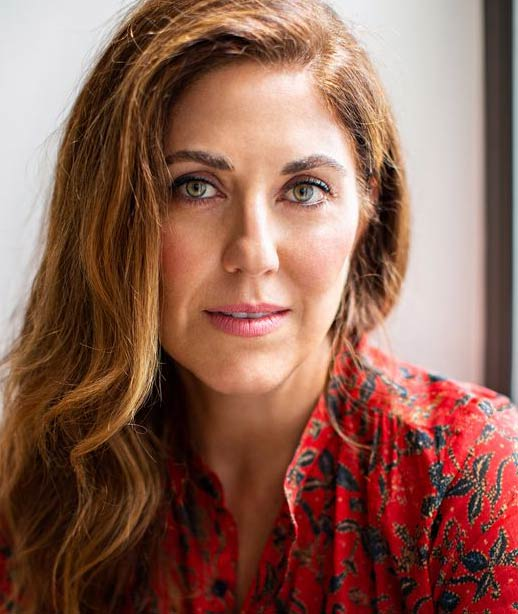
#> input picture age-gender-recognition/images/Stylish-Interiors-by-Bella-Mancini_0.jpg, 518 x 614 px; its folder holds only this picture in this run
$ python age-gender-recognition.py
#> lines starting #> are read from the running program, lines starting #| are printed output that depends on the picture
import argparse
import os

import cv2
import numpy as np
import json
import requests


def load_image(file_path):
    img = cv2.imread(file_path)  # BGR color format, shape HWC
#> img is the input picture: shape (614, 518, 3); mean B, G, R 84.8, 98.5, 141.6
    print(img.shape)
#| (614, 518, 3)
    img = cv2.resize(img, (args['width'], args['height']))
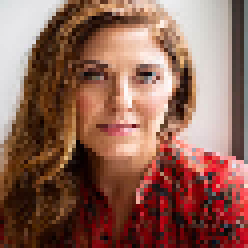
#> img: shape (62, 62, 3) (shown 4 times larger); mean B, G, R 84.8, 98.4, 141.7
    img = img.transpose(2,0,1).reshape(1,3,args['height'],args['width'])
    # change shape to NCHW
    return img


parser = argparse.ArgumentParser(description='Age/gender recognition requests via REST API.'
                                             'analyses input images and saveswith with detected objects.'
                                             'it relies on model given as parameter...')

parser.add_argument('--model_name', required=False, help='Name of the model to be used', default="age-gender-recognition")
parser.add_argument('--input_images_dir', required=False, help='Directory with input images', default="images")
parser.add_argument('--output_dir', required=False, help='Directory for staring images with detection results', default="results")
parser.add_argument('--batch_size', required=False, help='How many images should be grouped in one batch', default=1, type=int)
parser.add_argument('--width', required=False, help='How the input image width should be resized in pixels', default=62, type=int)
parser.add_argument('--height', required=False, help='How the input image width should be resized in pixels', default=62, type=int)
parser.add_argument('--rest_address',required=False, default='localhost',  help='Specify url to grpc service. default:localhost')
parser.add_argument('--rest_port',required=False, default=8001, help='Specify port to grpc service. default: 9003')

args = vars(parser.parse_args())
files = os.listdir(args['input_images_dir'])
batch_size = args['batch_size']
model_name = args['model_name']
print("Running "+model_name+" on files:" + str(files))

# imgs = np.zeros((0,3,args['height'],args['width']), np.dtype('<f'))
for i in files:
    img = load_image(os.path.join(args['input_images_dir'], i))
    data_obj = {'inputs':  img.tolist()}
    data_json = json.dumps(data_obj)
#> (the run stopped early here; a loop or call above may not have finished)
